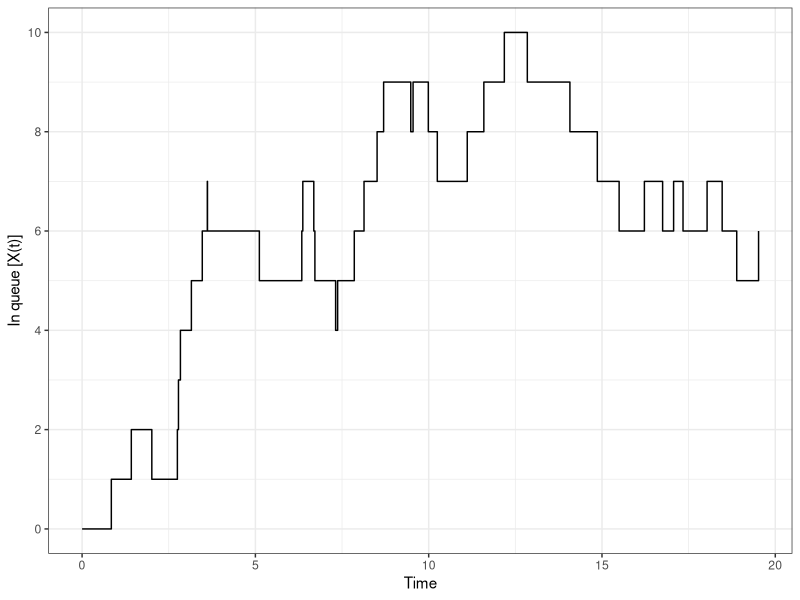

Write R code to recreate this figure. (Note: this script raises an error after producing the figure.)
## ---- chunk 1
knitr::opts_chunk$set(echo = TRUE)
library(tidyverse)
## ---- chunk 2
waitingTimes <- function(n, lambda, mu){
  
  ### First, create a vector of length n for T_i's, the time between cutomer arrivals
  T_i <- rexp(n, rate = lambda)
  ### Turn T_i into a vector of arrival times, A
  A <- cumsum(T_i)
  
  ### Now create vector of service time for each person
  V <- rexp(n, rate = mu)
  
  ### Initialize W with W_1 = 0
  W <- c(0)
  
  ### The departure time of the first customer is simply their service time + arrival time
  D <- V[1] + A[1]
  
  for (i in 2:n) {
    ## The wait time of the ith customer is max(0, D_(i-1) - A_i)
    W[i] <- max(0, D[i - 1] - A[i])
    
    ## The departure time of the ith customer is their arrival time + their wait time + their service time
    D[i] <- A[i] + W[i] + V[i]
  }
  
  return(W)
  
}

set.seed(123)
waitingTimes(10,1,1)
## ---- chunk 3
set.seed(123)
plotQueue <- function(t, lambda, mu){
  
  T_i <- rexp(1, lambda)
  
  while (sum(T_i) <= t) {
    T_i <- c(T_i, rexp(1, lambda))
  }
  
  A <- cumsum(T_i)
  n <- length(T_i)
  ### Now create vector of service time for each person
  V <- rexp(n, rate = mu)
  
  ### Initialize W with W_1 = 0
  W <- c(0)
  
  ### The departure time of the first customer is simply their service time + arrival time
  D <- V[1] + A[1]
  
  for (i in 2:n) {
    ## The wait time of the ith customer is max(0, D_(i-1) - A_i)
    W[i] <- max(0, D[i - 1] - A[i])
    
    ## The departure time of the ith customer is their arrival time + their wait time + their service time
    D[i] <- A[i] + W[i] + V[i]
  }
  
  X <- data.frame(
    steps = c(0,A,D),
    count = c(0, rep(1, length(A)), rep(-1, length(D)))  ### Add 1 if arrival, subtract 1 if departure
  ) %>% 
    arrange(steps) %>% ## Put events in chronological order
    filter(steps <= t) %>% ### remove departures after t
    mutate(in_queue = cumsum(count))
    
  ggplot(X, aes(x = steps, y = in_queue)) +
    geom_step() +
    theme_bw() +
    labs(x = "Time", y = "In queue [X(t)]") +
    scale_y_continuous(breaks = seq(0,max(X$in_queue) + 2, 2))
  
}

plotQueue(20,1,1)
## ---- chunk 4
set.seed(123)
N <- 100000
cl <- parallel::makeCluster(parallel::detectCores() - 1)

WaitTimes <- t(parallel::parSapply(cl, X = rep(2, N), FUN = waitingTimes, lambda = 1, mu = 1))

P <- mean(WaitTimes[,2] >=1)
## ---- chunk 5
set.seed(123)
N <- 100000

WaitTimes <- t(parallel::parSapply(cl, X = rep(100, N), FUN = waitingTimes, lambda = 1, mu = 1))

P <- mean(WaitTimes[,100] >=1)
parallel::stopCluster(cl)
